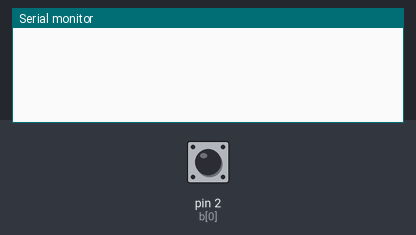
A sketch run on a simulated Arduino Uno, built with avr-gcc and run on an emulated ATmega328P. Parts: the last lines printed to the serial monitor. The inputs (shaded band) are chosen by the test bench; at power-on: pin 2 (b[0]) HIGH.

Above: at 1.2 s.
1.3 s: pin 2 (b[0]) pulled LOW for 0.15 s
At 2.4 s:
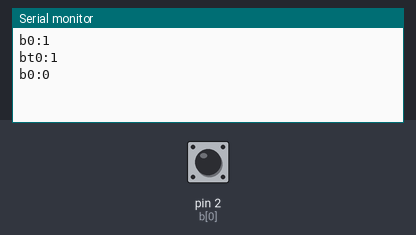
2.9 s: pin 2 (b[0]) pulled LOW for 1 s
At 3.4 s:
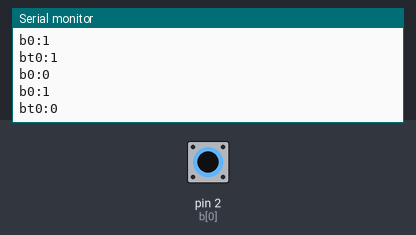

Measured:
- after the input at 1.3 s, the serial monitor: prints a new line at once (image 1)
- after the input at 2.9 s, the serial monitor: prints a new line at once (image 2)

The sketch:

arduino_framework.ino
```cpp
#define NP 0
#define NB 1
#define NFSR 0

//pot
//int np = 7; //number of pots
int p[NP] = {  }; //analog input pins
int pv[NP];//pot value
int ppv[NP] = {}; //previous pot value

//buttons
//int nb = 7;
int b[] = { 2 }; //digital input pins
boolean bg[] = {true};//momentary button gates
////button toggle
int btv[] = { 0 }; //toggle button current value
int btamt[] = { 2 }; //number of toggles
boolean btg[] = {true};//toggle button gates

//fsrs
//int numsens = 0;
int fsr[] = {A5};
int val[1];
int thresh[] = {100};
boolean peakgate[] = {true};
int pval[] = {0};

void setup() {
  Serial.begin(9600);
  //sets the digital pins for the buttons to input and pulls resistor high
  for (int i = 0; i < NB; i++) {
    pinMode(b[i], INPUT_PULLUP);
  } //end for (int i = 0; i < NB; i++) loop thru all buttons
} //end setup


void loop() {
  //FSRs
  for (int i = 0; i < NFSR; i++) {
    val[i] = analogRead(fsr[i]);
    //Peak Detection
    if (val[i] > thresh[i]) {
      Serial.print("fsr");
      Serial.print(i);
      Serial.print(":");
      Serial.println(val[i]);
      if (val[i] > pval[i]) { //is it going up?
        pval[i] = val[i];
      }
      else { //its going down i.e., val<pval
        if (peakgate[i]) { //if gate is open
          Serial.print("fsp");
          Serial.print(i);
          Serial.print(":");
          Serial.println(pval[i]); //this is our peak
          peakgate[i] = false; //close gate
        }
      }
    }
    else { //is below thresh
      peakgate[i] = true;
      pval[i] = 0;
    }
  }

  //POTS
  for (int i = 0; i < NP; i++) { //loop thru all pots
    pv[i] = analogRead(p[i]); //read analog pin
    //Send out values only when pot changes
    if ( pv[i] < (ppv[i] - 2) || pv[i] > (ppv[i] + 2) ) {
      //Action
      Serial.print( "p" + String(i) + ":");
      Serial.println(pv[i]); //send value to serial bus
    }
    //Update previous value
    ppv[i] = pv[i];


  }//end loop thru all pots


  //BUTTONS

  for (int i = 0; i < NB; i++) { //loop thru all buttons

    //if button is pressed (reads LOW)
    if ( digitalRead(b[i]) == LOW ) { //button on

      ////Momentary
      if (bg[i]) {
        bg[i] = false;
        Serial.print( "b" + String(i) + ":");
        Serial.println(1);
      }

      ////Toggles
      if (btg[i]) {
        btg[i] = false; //CLOSE GATE
        btv[i] = btv[i] + 1; //INC VALUE
        btv[i] = btv[i] % btamt[i]; //MOD VALUE
        Serial.print( "bt" + String(i) + ":"); //PRINT HEADER
        Serial.println(btv[i]); //PRINT VAL
      }

    } //end if button pressed

    //if button is released (reads HIGH)
    if ( digitalRead(b[i]) == HIGH ) { //button off

      ////Momentary
      if (!bg[i]) {
        bg[i] = true;
        Serial.print( "b" + String(i) + ":");
        Serial.println(0);
      }

      ////Toggles
      if (!btg[i]) {
        btg[i] = true;
      }

    } //end if button released


  } //end loop all buttons
  delay(15);

} //end void loop
```
